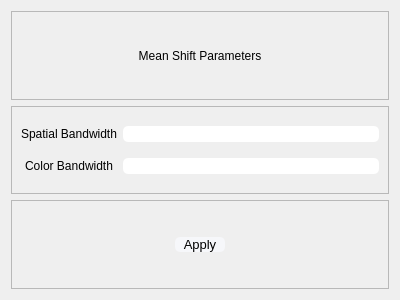
<?xml version="1.0" encoding="UTF-8"?>
<ui version="4.0">
 <class>MeanShiftParameters</class>
 <widget class="QDialog" name="MeanShiftParameters">
  <property name="geometry">
   <rect>
    <x>0</x>
    <y>0</y>
    <width>400</width>
    <height>300</height>
   </rect>
  </property>
  <property name="windowTitle">
   <string>Dialog</string>
  </property>
  <layout class="QGridLayout" name="gridLayout_4">
   <item row="0" column="0">
    <widget class="QFrame" name="frame">
     <property name="frameShape">
      <enum>QFrame::StyledPanel</enum>
     </property>
     <property name="frameShadow">
      <enum>QFrame::Raised</enum>
     </property>
     <layout class="QGridLayout" name="gridLayout">
      <item row="0" column="0">
       <widget class="QLabel" name="label">
        <property name="styleSheet">
         <string notr="true">font: 900 15pt &quot;Segoe UI Black&quot;;
color: rgb(0, 0, 0);</string>
        </property>
        <property name="text">
         <string>Mean Shift Parameters</string>
        </property>
        <property name="alignment">
         <set>Qt::AlignCenter</set>
        </property>
       </widget>
      </item>
     </layout>
    </widget>
   </item>
   <item row="1" column="0">
    <widget class="QFrame" name="frame_2">
     <property name="frameShape">
      <enum>QFrame::StyledPanel</enum>
     </property>
     <property name="frameShadow">
      <enum>QFrame::Raised</enum>
     </property>
     <layout class="QGridLayout" name="gridLayout_2">
      <item row="0" column="0">
       <widget class="QLabel" name="label_2">
        <property name="styleSheet">
         <string notr="true">font: 900 10pt &quot;Segoe UI Black&quot;;
color: rgb(0, 0, 0);</string>
        </property>
        <property name="text">
         <string>Spatial Bandwidth</string>
        </property>
        <property name="alignment">
         <set>Qt::AlignCenter</set>
        </property>
       </widget>
      </item>
      <item row="0" column="1">
       <widget class="QLineEdit" name="SpatialBandwidthValue">
        <property name="styleSheet">
         <string notr="true">border-radius: 5px;</string>
        </property>
       </widget>
      </item>
      <item row="1" column="0">
       <widget class="QLabel" name="label_3">
        <property name="styleSheet">
         <string notr="true">font: 900 10pt &quot;Segoe UI Black&quot;;
color: rgb(0, 0, 0);</string>
        </property>
        <property name="text">
         <string>Color Bandwidth</string>
        </property>
        <property name="alignment">
         <set>Qt::AlignCenter</set>
        </property>
       </widget>
      </item>
      <item row="1" column="1">
       <widget class="QLineEdit" name="ColorBandwidthValue">
        <property name="styleSheet">
         <string notr="true">border-radius: 5px;</string>
        </property>
       </widget>
      </item>
     </layout>
    </widget>
   </item>
   <item row="2" column="0">
    <widget class="QFrame" name="frame_3">
     <property name="frameShape">
      <enum>QFrame::StyledPanel</enum>
     </property>
     <property name="frameShadow">
      <enum>QFrame::Raised</enum>
     </property>
     <layout class="QGridLayout" name="gridLayout_3">
      <item row="0" column="0">
       <widget class="QPushButton" name="pushButton">
        <property name="maximumSize">
         <size>
          <width>50</width>
          <height>16777215</height>
         </size>
        </property>
        <property name="styleSheet">
         <string notr="true">QPushButton{
border-width: 1.5px;
border-radius: 5px;
font-size: 13px;
background-color: rgb(246, 247, 250);
color: black;
}

QPushButton:hover:!pressed{
background-color: qlineargradient(x1: 0.5, y1: 1, x2: 0.5, y2: 1, stop: 0 #dadbde, stop: 1 #f6f7fa);
}</string>
        </property>
        <property name="text">
         <string>Apply</string>
        </property>
       </widget>
      </item>
     </layout>
    </widget>
   </item>
  </layout>
 </widget>
 <resources/>
 <connections/>
</ui>
